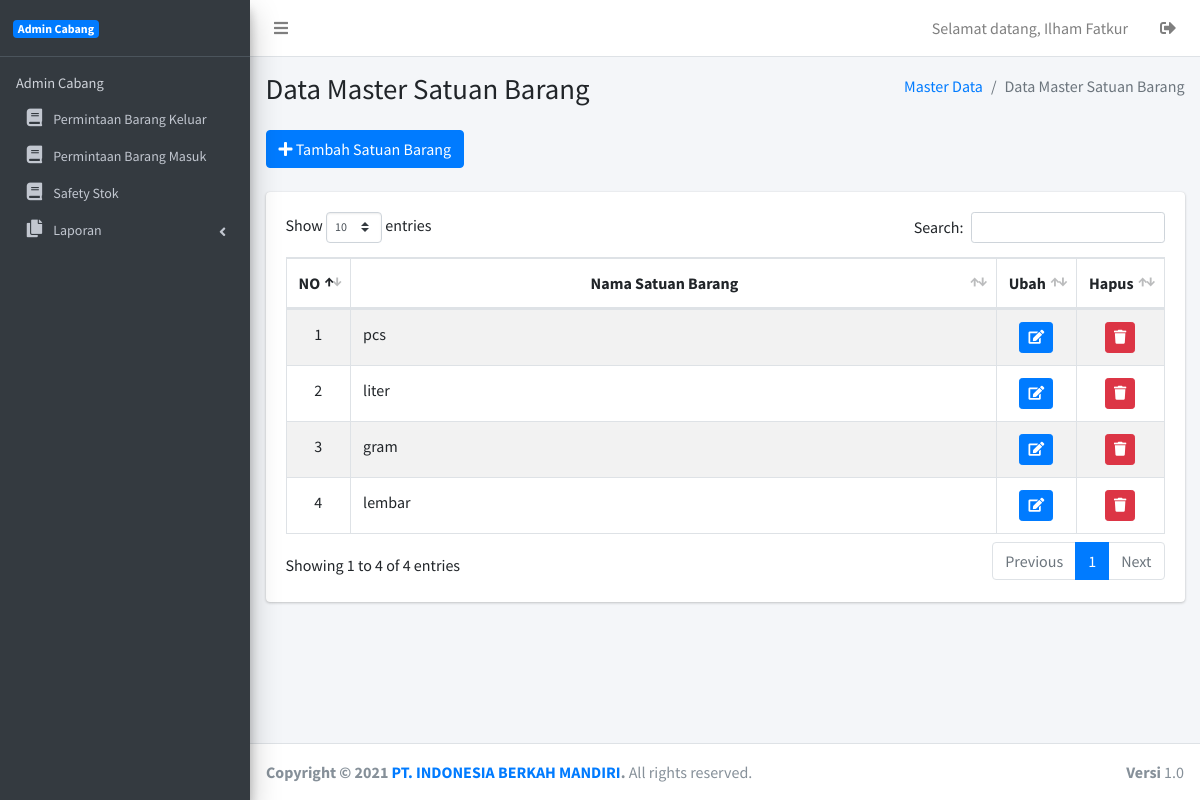
Screenshot of /halaman/menu-data-satuan-barang.php (signed in) with the database file from the repository.
### tables this page shows
CREATE TABLE `satuan_barang` (
  `id_satuan_barang` int(11) NOT NULL,
  `nama_satuan_barang` varchar(255) NOT NULL
);

### halaman/menu-data-satuan-barang.php (the view, shortened to what this page needs)
<!DOCTYPE html>
<html>
<?php
if ((!isset($_SESSION['appks'])) || ($_SESSION['appks'] != true)) {
    echo '<script>window.location="../";</script>';
} else {
    include 'template/head.php';
?>
    <body class="hold-transition sidebar-mini layout-fixed">
        <div class="wrapper">
            <?php include 'template/navbar.php'; ?>
            <div class="content-wrapper">
                <section class="content-header">
                    <div class="container-fluid">
                        <div class="row mb-2">
                            <div class="col-sm-6">
                                <h1>Data Master Satuan Barang</h1>
                            </div>
                            <div class="col-sm-6">
                                <ol class="breadcrumb float-sm-right">
                                    <li class="breadcrumb-item"><a href="#">Master Data</a></li>
                                    <li class="breadcrumb-item active">Data Master Satuan Barang</li>
                                </ol>
                            </div>
                        </div>
                    </div>
                </section>
                <section class="content">
                    <div class="container-fluid">
                        <div class="row">
                            <div class="col-12 col-sm-12">
                                <a href="tambah-data-satuan-barang.php"><button type="button" class="btn btn-primary" name="button"><i class="fa fa-plus"></i> Tambah Satuan Barang</button></a>
                                <br><br>
                                <div class="card">
                                    <div class="card-body">
                                        <table id="example1" class="table table-bordered table-striped">
                                            <thead>
                                                <tr>
                                                    <th width="5%">
                                                        <center>NO</center>
                                                    </th>
                                                    <th>
                                                        <center>Nama Satuan Barang</center>
                                                    </th>
                                                    <th width="5%">
                                                        <center>Ubah</center>
                                                    </th>
                                                    <th width="5%">
                                                        <center>Hapus</center>
                                                    </th>
                                                </tr>
                                            </thead>
                                            <tbody>
                                                <?php
                                                $sql = 'SELECT * FROM satuan_barang';
                                                $i = 1;
                                                $query = mysqli_query($conn, $sql);
                                                if (mysqli_num_rows($query) > 0) {
                                                    while ($row = mysqli_fetch_assoc($query)) {
                                                        echo '<tr>
                                                            <td align="center">' . $i++ . '</td>
                                                            <td align="">' . $row['nama_satuan_barang'] . '</td>
                                                            <td align="center" style="">
                                                                <form class="" action="tambah-data-satuan-barang.php" method="GET">
                                                                    <input type="text" name="ubah" value="' . md5($row['id_satuan_barang']) . '" hidden>
                                                                    <button class="btn btn-primary btn-sm" type="submit" name=""><i class="fa fa-edit"></i></button>
                                                                </form>
                                                            </td>
                                                            <td align="center" style="">
                                                                <form class="" action="config/add-data-satuan-barang.php" method="GET">
                                                                <input type="text" name="delete" value="' . md5($row['id_satuan_barang']) . '" hidden>
                                                                <button class="btn btn-danger btn-sm" type="submit" name=""><i class="fa fa-trash"></i></button>
                                                                </form>
                                                            </td></tr>
                                                            ';
                                                    }
                                                } else {
                                                }
                                                ?>
                                            </tbody>
                                        </table>
                                    </div>
                                </div>
                            </div>
                        </div>
                    </div>
                </section>
            </div>
            <?php include 'template/footer.php';; ?>
        </div>
    </body>
<?php } ?>
</html>

### rows the page displays
satuan_barang: nama_satuan_barang "pcs"
satuan_barang: nama_satuan_barang "liter"
satuan_barang: nama_satuan_barang "gram"
satuan_barang: nama_satuan_barang "lembar"

### other values shown
$_SESSION['appks'] "Ilham Fatkur"
